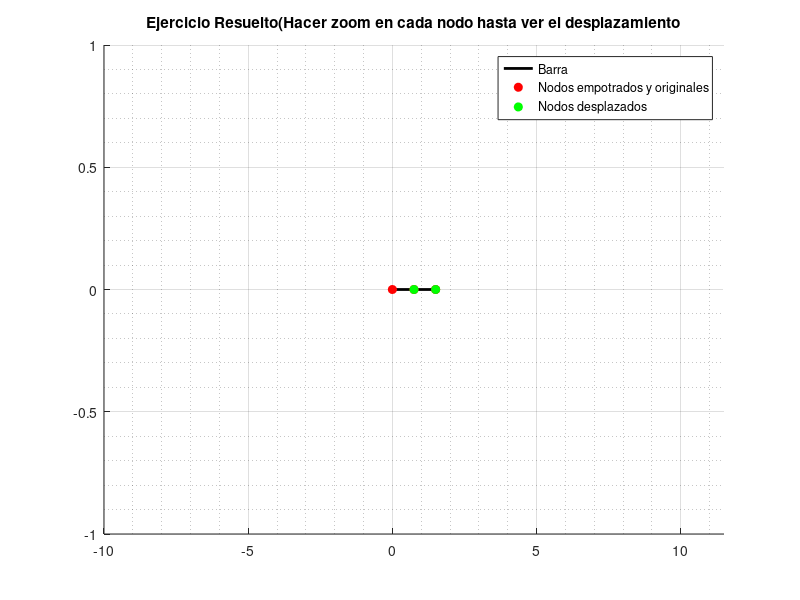

This chart was generated by the following MATLAB code:
% Calculo Elementos de Barra 1D
% Barra1D.m
% Ejercicio 1
% Resolvemos un sistema de barras en 1D con el método de elementos de barras.
% Apunte Norberto Nigro.
% Ver el Ejemplo 1 y luego plantear los ejemplos siguientes.

% Variables a Usar:
% Nele = Es un escalar que define el número de barras (elementos)que tiene el
% sistema.

% E =  Módulo de elasticidad de las barras. Nota: Lo usamos asi por si tenemos
% diferentes valores en cada barra. Si todos tienen el mismo usa
% índices en E para definir el mismo valor n veces en un vector
% (por ejemplo: E(1:Nele) = X)
% Si algunas o todas la barras tienen diferentes valores para E, escribe
% cada uno en un vector (E = [E1 E2 E3 ...]). Luego direccionamos a ese vector

% area = Area de la sección transversal de cada barra. Al igual que con E,
% si todas las barras tienen la misma área usa índices
% (por ejemplo: area(1:Nele) = X)
% Si algunas o todas la barras tienen diferentes valores de area, escribe
% cada uno en un vector (area = [area1 area2 area3 ...])

% xnod = Son las coordenadas X de cada nodo en las unidades que se defina en el
% problema. Es importante poner el origen en el primer nodo (mas facil)

% icone = Son los índices de los nodos que conforman a cada barra y como se rela-
% cionan entre ella. Cada barra es unida por dos nodos, por lo que si la barra 1
% comienza en 0 (nodo 1) y termina en 30 (nodo 2), la barra se define con los
% índices [1 2], y así para cada barra.

% Desplaz = Condiciones de frontera para cada nodo (0 si el nodo
% está empotrado y 1 si el nodo puede moverse).

% Fuerzas = Vector de fuerzas del sistema (0 si no hay una fuerza actuando
% en el nodo y un valor cualquiera si hay una fuerza. Dependiendo del
% sentido de cada fuerza, se deberá usar un signo negativo o positivo).

% L = Longitud de cada barra
% Nomenclatura de matrices
% MG Matriz global
% MGR Matriz global reducida

% limpiamos la ventana
clc; clear all; clf;

%% ~~~~~~~~~~~~~~~~~~~~~~~~~~~~~~Configuracion~~~~~~~~~~~~~~~~~~~~~~~~~~~~~~~~%%

% Ejemplo 1
% En este ejemplo tenemos los valores en unidades inglesas o metricas
% Fuerza en libra (lb) o Newtons (N), desplazamiento en pulgadas (in) o (mm),
% Tension en (psi) o (N/m^2)(Pa)

##% UNIDADES EN SISTEMA INGLES
##
## Nele = 3;                             % Número de elementos
## E = [30*10^6 30*10^6 15*10^6];        % Módulo de elasticidad por barra/elemento
## area = [1 1 2];                       % Areas de cada elemento
## xnod = [0 ; 30 ; 60 ; 90];            % Coordenadas de cada nodo
## icone = [1 2 ; 2 3 ; 3 4];            % conectividad de cada barra
## Desplaz = [0 1 1 0];                  % Desplazamientos por nodo s cond. borde
## Fuerzas = [0 3000 0 0];               % Fuerzas aplicadas por nodo
## L = [30 30 30];                       % Longitud de cada barra en un vector.

##% Ejemplo 1
##% UNIDADES EN SISTEMA METRICO
##
##Nele = 3;                             % Número de elementos
##E = [20*10^9 20*10^9 10*10^9];        % Módulo de elasticidad por barra/elemento
##area = [0.0006 0.0006 0.0012];        % Areas de cada elemento
##xnod = [0 ; 700 ; 1400 ; 2100];       % Coordenadas de cada nodo
##icone = [1 2 ; 2 3 ; 3 4];            % conectividad de cada barra
##Desplaz = [0 1 1 0];                  % Desplazamientos por nodo s cond. borde
##Fuerzas = [0 13500 0 0];              % Fuerzas aplicadas por nodo
##L = [700 700 700];                    % Longitud de cada barra en un vector.

###Ejemplo 3 del apunte
##Nele = 3;
##E(1:Nele)=70*10^6;
##area(1:Nele)=200*10^-6;
##xnod=[0 ; 2 ; 4 ;6];
##icone=[1 2 ; 2 3 ; 3 4];
##Desplaz=[0 1 1 0];
##Fuerzas=[0 8 0 0];
##L=[2 2 2];

##Ej de gerardo
##Nele = 5;
##E(1:Nele)=2.5*10^7;
##m=@(x) (2 + 2*exp(0.03466 * x)) / 2;
##area = [m(4) m(8) m(12) m(16) m(20)];
##xnod = [0 ; 4; 8;12;16;20];
##icone = [1 2; 2 3; 3 4; 4 5; 5 6];
##Desplaz=[0 1 1 1 1 1];
##Fuerzas=[0 0 0 0 0 -3000];
##L=[4 4 4 4 4 4];
#Ej teoria P2022
Nele=2;
E(1:Nele)= 1*10^6;
areaT = (3.14 * ((15)^2 - (10)^2));
area = [areaT areaT];
xnod = [0 ;1.5/2 ;1.5];
icone = [1 2; 2 3];
Desplaz=[0 1 1];
Fuerzas=[0 0 1000];
L=[1.5/3 1.5/3 1.5/3];
% Definimos las matrices de rigidez por cada barra/elemento
A = zeros(2,2,Nele);
for i = 1:Nele
    % Matrices de rigidez por elemento
    A(:,:,i) = ((E(i).*area(i))./L(i))*[1 -1 ; -1 1];
end
% Las visualizamos
format short g
% Vemos cada una de las matrices
#A(:,:,3) = [ 2000 -2000 ;-2000 2000];#Para el ejemplo 3 que tiene un resorte
A
% Ensamblamos las matrices de rigidez de cada elemento en la matriz global
% que denominamos MG

S = size(xnod,1);  % Cantidad de nodos.
MG=zeros(S,S);     % Matriz global vacía
% Recorremos las barras
for i = 1:Nele
    m = icone(i,1);
    n = icone(i,2);
    % Incorporamos las matrices de cada barra en la matriz global
    MG([m n],[m n],i) = A(:,:,i);
end
MG
% Proceso de ensamble de todas las matrices (globales) de cada barra en una unica
% matriz

MG = sum(MG,3)

% Para el calculo podemos seguir un `proceso de reduccion de la matriz global

v = find(Desplaz==0); % buscamos los valores nulos donde pusimos las condiciones
                      % de contorno (fijaciones)
% Formamos la matriz reducida
MGR=MG;
MGR(v,:)=0;  % ponemos ceros en la filas relacionadas con el nodo fijado
MGR(:,v)=0;  % ponemos ceros en la columnas relacionadas con el nodo fijado

indicefil = zeros(1,S);
indicecol = zeros(1,S);

for i=1:S
    if MGR(i,:)==0
        indicefil(i)=i;
    end
    if MGR(:,i)==0
        indicecol(i)=i;
    end
end
% Eliminar filas y columnas con ceros para tener la matriz global reducida
MGR(indicefil~=0,:)=[];
MGR(:,indicecol~=0)=[]

% Eliminar filas y columnas con ceros de las fuerzas (vector del lado derecho)
% le llamamos Fuerzas a este vector

Fuerzas(indicefil~=0)=[]


% Calculamos los desplazamientos por nodo
d = MGR\Fuerzas' % los calculamos con el modelo directo de Octave

k = 1;
d2 = zeros(S,1);

% Desplazamientos calculados en el vector de desplazamientos original
for i=1:length(Desplaz)
    if Desplaz(i)==0
        d2(i,1)=0;
    else
        d2(i,1)=d(k);
        k=k+1;
    end
end

%~~~~~~~~~~~~~~~~~~~~~~~~~~~~Resultados Pedidos~~~~~~~~~~~~~~~~~~~~~~~~~~~~~~~~%
% Esfuerzos (tensiones)
Esfuerzos =zeros(1,Nele);
for i=1:Nele     %Calcular los esfuerzos por barra/elemento
    indice = icone(i,:);
    Esfuerzos(i)=(E(i)./L(i))*[-1 1]*[d2(indice(1,1));d2(indice(1,2))];
end

% Mostramos resultados
% vector completo con los desplazamientos
d2

% Tensiones en cada barra
Esfuerzos

% Calcular las reacciones por barra/elemento (ver teoria)
Reacciones = MG*d2

%~~~~~~~~~~~~~~~~~~~~Gráficamos el dominio con resultados~~~~~~~~~~~~~~~~~~~~~~%

figure(1)
line([xnod(1) xnod(end)],[0 0],'Color','k','LineWidth',2);
hold on
plot(xnod',zeros(1,length(xnod)),'or','MarkerSize',6,'MarkerFaceColor','r');
grid on
grid minor

NodosDesp = xnod' + d2';
Nocero = find(d2~=0);
hold on

plot(NodosDesp(Nocero),zeros(1,length(Nocero)),'og','MarkerSize',6,'MarkerFaceColor','g');
axis([xnod(1)-10 xnod(end)+10 -1 1]);
title('Ejercicio Resuelto(Hacer zoom en cada nodo hasta ver el desplazamiento');

legend({'Barra';'Nodos empotrados y originales' ; 'Nodos desplazados'});


